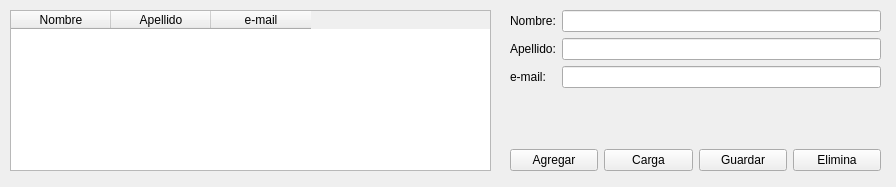
<?xml version="1.0" encoding="UTF-8"?>
<ui version="4.0">
 <class>MainWindow</class>
 <widget class="QMainWindow" name="MainWindow">
  <property name="geometry">
   <rect>
    <x>0</x>
    <y>0</y>
    <width>896</width>
    <height>187</height>
   </rect>
  </property>
  <property name="windowTitle">
   <string>MainWindow</string>
  </property>
  <widget class="QWidget" name="centralwidget">
   <widget class="QTableWidget" name="tabla">
    <property name="geometry">
     <rect>
      <x>10</x>
      <y>10</y>
      <width>481</width>
      <height>161</height>
     </rect>
    </property>
    <column>
     <property name="text">
      <string>Nombre</string>
     </property>
    </column>
    <column>
     <property name="text">
      <string>Apellido</string>
     </property>
    </column>
    <column>
     <property name="text">
      <string>e-mail</string>
     </property>
    </column>
   </widget>
   <widget class="QWidget" name="verticalLayoutWidget">
    <property name="geometry">
     <rect>
      <x>510</x>
      <y>10</y>
      <width>371</width>
      <height>161</height>
     </rect>
    </property>
    <layout class="QVBoxLayout" name="verticalLayout_7">
     <item>
      <layout class="QFormLayout" name="formLayout">
       <item row="0" column="0">
        <widget class="QLabel" name="lbl_nombre">
         <property name="text">
          <string>Nombre:</string>
         </property>
        </widget>
       </item>
       <item row="0" column="1">
        <widget class="QLineEdit" name="txt_nombre"/>
       </item>
       <item row="1" column="0">
        <widget class="QLabel" name="lbl_apellido">
         <property name="text">
          <string>Apellido:</string>
         </property>
        </widget>
       </item>
       <item row="1" column="1">
        <widget class="QLineEdit" name="txt_apellido"/>
       </item>
       <item row="2" column="0">
        <widget class="QLabel" name="lbl_mail">
         <property name="text">
          <string>e-mail:</string>
         </property>
        </widget>
       </item>
       <item row="2" column="1">
        <widget class="QLineEdit" name="txt_e_mail"/>
       </item>
      </layout>
     </item>
     <item>
      <layout class="QHBoxLayout" name="horizontalLayout_2">
       <item>
        <widget class="QPushButton" name="btn_agregar">
         <property name="text">
          <string>Agregar</string>
         </property>
        </widget>
       </item>
       <item>
        <widget class="QPushButton" name="btn_carga">
         <property name="text">
          <string>Carga</string>
         </property>
        </widget>
       </item>
       <item>
        <widget class="QPushButton" name="btn_guardar">
         <property name="text">
          <string>Guardar</string>
         </property>
        </widget>
       </item>
       <item>
        <widget class="QPushButton" name="btn_eliminar">
         <property name="text">
          <string>Elimina</string>
         </property>
        </widget>
       </item>
      </layout>
     </item>
    </layout>
   </widget>
  </widget>
 </widget>
 <resources/>
 <connections/>
</ui>
